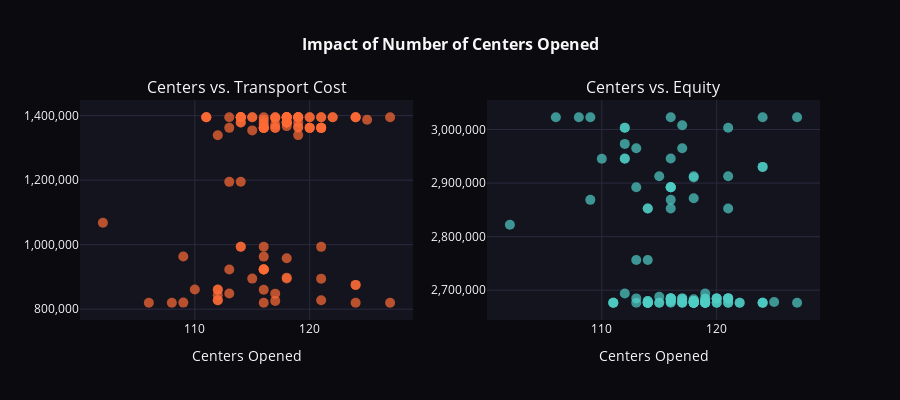

The cell this chart's notebook holds for it:
### Markdown cell above
---
## 3. Centers Opened vs. Objective Trade-off

### Code cell
fig = make_subplots(rows=1, cols=2, subplot_titles=('Centers vs. Transport Cost', 'Centers vs. Equity'))

fig.add_trace(go.Scatter(
    x=pareto_df['num_centers'], y=pareto_df['avg_transport_cost'],
    mode='markers',
    marker=dict(size=10, color=COLORS['primary'], opacity=0.7),
    hovertemplate='Centers: %{x}<br>Cost: %{y:,.0f}<extra></extra>'
), row=1, col=1)

fig.add_trace(go.Scatter(
    x=pareto_df['num_centers'], y=pareto_df['avg_equity_t'],
    mode='markers',
    marker=dict(size=10, color=COLORS['secondary'], opacity=0.7),
    hovertemplate='Centers: %{x}<br>Worst Unmet: %{y:,.0f}<extra></extra>'
), row=1, col=2)

fig.update_layout(
    title=dict(text="<b>Impact of Number of Centers Opened</b>", x=0.5, font=dict(size=16, color=COLORS['text'])),
    plot_bgcolor=COLORS['surface'],
    paper_bgcolor=COLORS['background'],
    font=dict(color=COLORS['text']),
    showlegend=False,
    height=400
)
fig.update_xaxes(title_text='Centers Opened', gridcolor=COLORS['grid'])
fig.update_yaxes(gridcolor=COLORS['grid'], tickformat=',')

fig.show()
